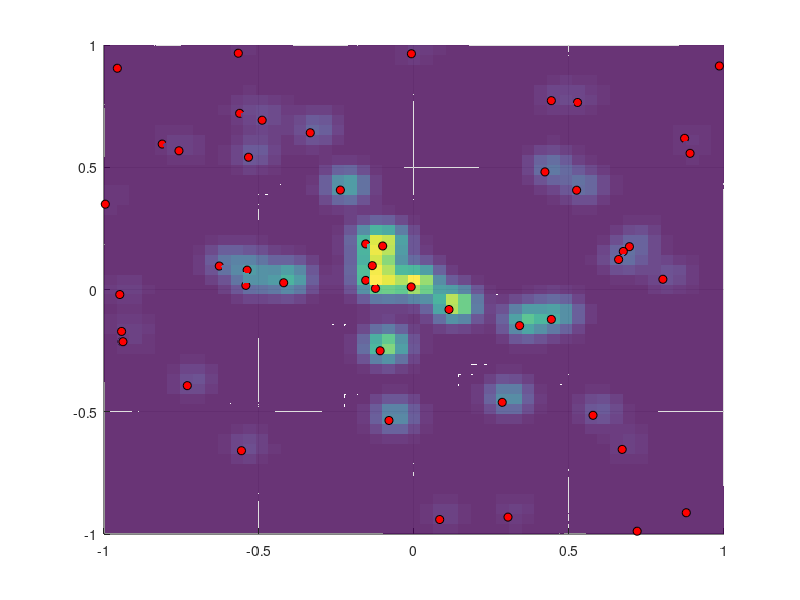

The MATLAB source for this figure: (Note: this script raises an error after producing the figure.)
%% Experimentamos con el parametro de la gaussiana 
rng(1);
% Generamos valores aleatorios en el intervalo [-1,1]
X_datos=-1+2.*rand([50,1]);
Y_datos=-1+2.*rand([50,1]);
f=@(x,y)exp(-2.5^2.*(x.^2+y.^2)./2);
Z_datos=f(X_datos,Y_datos);

% Especificamos el valor de epsilon y la funcion de base
% radial que vamos a utilizar
epsilon=15; 
rbf=@(r)exp(-(epsilon*r).^2); % Función Gaussiana

% Calculamos la matriz de distancias
r=sqrt((X_datos-X_datos').^2+(Y_datos-Y_datos').^2);

% Obtenemos la matriz de interpolacion y la solucion del sistema
A=rbf(r);
lambda=A\Z_datos;

% Creamos una malla 50x50
x_eval=linspace(-1,1,50);
y_eval=linspace(-1,1,50);
[X_malla,Y_malla]=meshgrid(x_eval,y_eval);
Z_exacta=f(X_malla,Y_malla);

% Numero de condicion
cond_A_gaussiana_1=cond(A);

% Aplicamos el interpolante visto en teoria
r_eval=sqrt((X_malla(:)-X_datos').^2+(Y_malla(:)-Y_datos').^2);
Z_interp=rbf(r_eval)*lambda;
Z_interp=reshape(Z_interp,size(X_malla));
error_gaussiana_1=Z_exacta-Z_interp;   
ecm_gaussiana_1=sqrt(mean(error_gaussiana_1(:).^2));
emax_gaussiana_1=max(abs(error_gaussiana_1(:)));

% Generamos la grafica marcando los nodos que queremos interpolar en rojo
% para comprobar que la superficie interpola a los nodos
figure('Name','Interpolacion rbf(gaussiana) epsilon=15');
hold on;
grid on;
surf(X_malla,Y_malla,Z_interp,'EdgeColor','none','FaceAlpha',0.8);
scatter3(X_datos,Y_datos,Z_datos,'MarkerEdgeColor','k','MarkerFaceColor','red');
colormap(parula); 
view(45,30);
%% Experimentamos con el parametro de la gaussiana 
rng(1);
% Generamos valores aleatorios en el intervalo [-1,1]
X_datos=-1+2.*rand([50,1]);
Y_datos=-1+2.*rand([50,1]);
f=@(x,y)exp(-2.5^2.*(x.^2+y.^2)./2);
Z_datos=f(X_datos,Y_datos);

% Especificamos el valor de epsilon y la funcion de base
% radial que vamos a utilizar
epsilon=0.1; 
rbf=@(r)exp(-(epsilon*r).^2); % Función Gaussiana

% Calculamos la matriz de distancias
r=sqrt((X_datos-X_datos').^2+(Y_datos-Y_datos').^2);

% Obtenemos la matriz de interpolacion y la solucion del sistema
A=rbf(r);
lambda=A\Z_datos;

% Creamos una malla 50x50
x_eval=linspace(-1,1,50);
y_eval=linspace(-1,1,50);
[X_malla,Y_malla]=meshgrid(x_eval,y_eval);
Z_exacta=f(X_malla,Y_malla);

% Numero de condicion
cond_A_gaussiana_2=cond(A);

% Aplicamos el interpolante visto en teoria
r_eval=sqrt((X_malla(:)-X_datos').^2+(Y_malla(:)-Y_datos').^2);
Z_interp=rbf(r_eval)*lambda;
Z_interp=reshape(Z_interp,size(X_malla));
error_gaussiana_2=Z_exacta-Z_interp;   
ecm_gaussiana_2=sqrt(mean(error_gaussiana_2(:).^2));
emax_gaussiana_2=max(abs(error_gaussiana_2(:)));

% Generamos la grafica marcando los nodos que queremos interpolar en rojo
% para comprobar que la superficie interpola a los nodos
figure('Name','Interpolacion rbf(gaussiana), epsilon=0.1');
hold on;
grid on;
surf(X_malla,Y_malla,Z_interp,'EdgeColor','none','FaceAlpha',0.8);
scatter3(X_datos,Y_datos,Z_datos,'MarkerEdgeColor','k','MarkerFaceColor','red');
colormap(parula); 
view(45,30);
%% Experimentamos con el parametro de la multicuadrica
rng(1);
X_datos=-1+2.*rand([50,1]);
Y_datos=-1+2.*rand([50,1]);
f=@(x,y)exp(-2.5^2.*(x.^2+y.^2)./2);
Z_datos=f(X_datos,Y_datos);

epsilon=15; 
rbf=@(r)sqrt(r.^2+epsilon^2); % Función multicuádrica

r=sqrt((X_datos-X_datos').^2+(Y_datos-Y_datos').^2);
A=rbf(r);
lambda=A\Z_datos;

x_eval=linspace(-1,1,50);
y_eval=linspace(-1,1,50);

[X_malla,Y_malla]=meshgrid(x_eval,y_eval);
Z_exacta=f(X_malla,Y_malla);

cond_A_multicuadrica_1=cond(A);

r_eval=sqrt((X_malla(:)-X_datos').^2+(Y_malla(:)-Y_datos').^2);
Z_interp=rbf(r_eval)*lambda;
Z_interp=reshape(Z_interp,size(X_malla));
error_multicuadrica_1=Z_exacta-Z_interp;   
ecm_multicuadrica_1=sqrt(mean(error_multicuadrica_1(:).^2));
emax_multicuadrica_1=max(abs(error_multicuadrica_1(:)));

figure('Name','Interpolacion rbf(multicuadrica) epsilon=15');
hold on;
grid on;
surf(X_malla,Y_malla,Z_interp,'EdgeColor','none','FaceAlpha',0.8);
scatter3(X_datos,Y_datos,Z_datos,'MarkerEdgeColor','k','MarkerFaceColor','red');
colormap(parula);
view(45,30);
%% Experimentamos con el parametro de la multicuadrica
rng(1);
X_datos=-1+2.*rand([50,1]);
Y_datos=-1+2.*rand([50,1]);
f=@(x,y)exp(-2.5^2.*(x.^2+y.^2)./2);
Z_datos=f(X_datos,Y_datos);

epsilon=0.1; 
rbf=@(r)sqrt(r.^2+epsilon^2); % Función multicuádrica

r=sqrt((X_datos-X_datos').^2+(Y_datos-Y_datos').^2);
A=rbf(r);
lambda=A\Z_datos;

x_eval=linspace(-1,1,50);
y_eval=linspace(-1,1,50);

[X_malla,Y_malla]=meshgrid(x_eval,y_eval);
Z_exacta=f(X_malla,Y_malla);

cond_A_multicuadrica_2=cond(A);

r_eval=sqrt((X_malla(:)-X_datos').^2+(Y_malla(:)-Y_datos').^2);
Z_interp=rbf(r_eval)*lambda;
Z_interp=reshape(Z_interp,size(X_malla));
error_multicuadrica_2=Z_exacta-Z_interp;   
ecm_multicuadrica_2=sqrt(mean(error_multicuadrica_2(:).^2));
emax_multicuadrica_2=max(abs(error_multicuadrica_2(:)));

figure('Name','Interpolacion rbf(multicuadrica), epsilon=0.1');
hold on;
grid on;
surf(X_malla,Y_malla,Z_interp,'EdgeColor','none','FaceAlpha',0.8);
scatter3(X_datos,Y_datos,Z_datos,'MarkerEdgeColor','k','MarkerFaceColor','red');
colormap(parula);
view(45,30);
